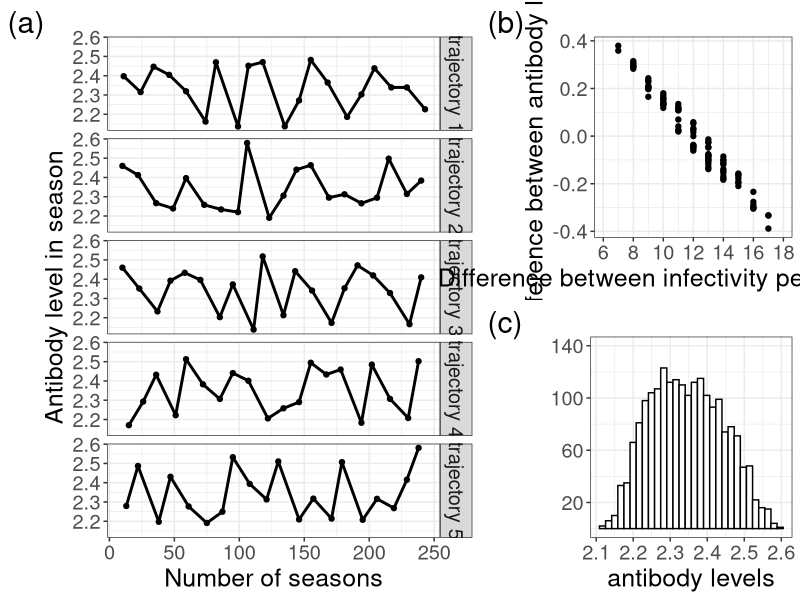

R code for this plot:
#To generate antibody trajectories over multiple years from random center of the season
rm(list = ls())
library(ggplot2)
library(gridExtra)

timing<-result<-mm<-c()
T1=3
A=1
b=pi/2
x=2.24
i<-1
omega=1/24
month<-0
while (month < 240) {
  k<-sample(x = seq(10,15),size = 1,replace = TRUE)
  mm[i]<-k
  m=month+k
  T2=m+2        
  integrand1 = function(t) {b*(1 + cos(b*t - b*m))/(2*pi)*exp(-omega*(T2-t))}
  q=integrate(integrand1, lower = m-2, upper = m+2)
  y=x * exp(-omega*(T2-T1))+A*q$value
  T1=T2
  x=y
  result[i]<-x
  i<-i+1
  month=month+12
  timing[i]<-m
}
# plot(timing[-1],result, xaxt="n",pch=19,ylim=c(2.0,2.8),xlab="number of seasons")
# lines(timing[-1],result, xaxt="n",xlab = "number of seasons")
# df4<-data.frame(month=timing[-1],titer=result)

df<-read.csv("df_fig3a.csv")
df<-data.frame(time=c(df$month,df$month.1,df$month.2,df$month.3,df$month.4),
               titer=c(df$titer,df$titer.1,df$titer.2,df$titer.3,df$titer.4),
               group=c(rep("trajectory 1",length(df$month)),rep("trajectory 2",length(df$month)),rep("trajectory 3",length(df$month)),rep("trajectory 4",length(df$month)),rep("trajectory 5",length(df$month))))
p1<-ggplot(df,aes(x=time,y=titer))+
  geom_line(size=1)+ 
  theme_bw()+
  facet_grid(group ~ .) +
  geom_point(size=1.5)+
  xlab("Number of seasons")+
  ylab("Antibody level in season")+
  labs(tag = "(a)")+
  theme(
    text = element_text(size=18)
  )

df<-read.csv("df_fig3a.csv")
df<-data.frame(timing=c(diff(df$month),diff(df$month.1),diff(df$month.2),diff(df$month.3),diff(df$month.4)),
               titerdiff=c(diff(df$titer),diff(df$titer.1),diff(df$titer.2),diff(df$titer.3),diff(df$titer.4)))
p2<-ggplot(df,aes(x=timing,y=titerdiff))+
  geom_point()+
  scale_x_continuous(breaks=c(6,8,10,12,14,16,18),labels = c(6,8,10,12,14,16,18),limits = c(6,18))+
  xlab("Difference between infectivity peaks (months)")+
  ylab("Difference between antibody levels")+
  theme_bw()+
  labs(tag="(b)")+
  theme(
    text = element_text(size=18))

#histgram
timing<-result<-mm<-c()
T1=3
A=1
b=pi/2
x=2.24
i<-1
omega=1/24
month<-0
while (month < 24000) {
  k<-sample(x = seq(10,15,0.1),size = 1,replace = TRUE)
  mm[i]<-k
  m=month+k
  T2=m+2        
  integrand1 = function(t) {b*(1 + cos(b*t - b*m))/(2*pi)*exp(-omega*(T2-t))}
  q=integrate(integrand1, lower = m-2, upper = m+2)
  y=x * exp(-omega*(T2-T1))+A*q$value
  T1=T2
  x=y
  result[i]<-x
  i<-i+1
  month=month+12
  timing[i]<-m
}
# hist(result,breaks = 20,main="",xlab = "",ylab="")
df<-data.frame(res=result)
p3<-ggplot(df,aes(x=res))+
  geom_histogram(color="black", fill="white")+
  theme_bw()+
  scale_y_continuous(breaks=c(20,60,100,140),labels = c(20,60,100,140),limits = c(0,140))+
  xlab("antibody levels")+
  ylab("")+
  labs(tag="(c)")+
  theme(
    text = element_text(size=18))

lay <- rbind(c(1,1,1,2,2),
             c(1,1,1,3,3))
grid.arrange(p1,p2,p3, layout_matrix = lay)

